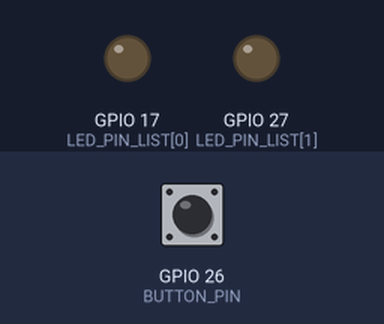
The program below on a simulated Raspberry Pi (BCM pin numbers). On the bench: output pins drawn as LEDs (lit = HIGH). Inputs (shaded band) come from the test bench; at power-on: GPIO 26 (BUTTON_PIN) LOW.

Above: at 1.2 s.
1.3 s: GPIO 26 (BUTTON_PIN) pulled HIGH for 0.15 s
At 1.9 s:
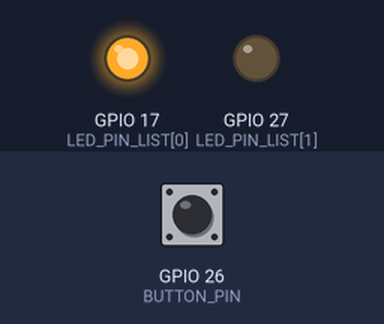
2.9 s: GPIO 26 (BUTTON_PIN) pulled HIGH for 1 s
At 4.3 s:
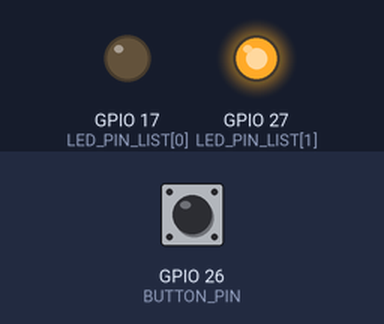
5.4 s: GPIO 26 (BUTTON_PIN) pulled HIGH for 3.2 s
At 6.3 s:
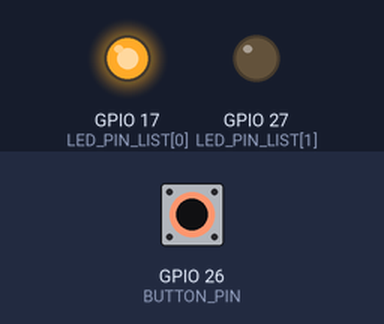
Timing chart, 0 to 8.4 s (numbered marks = the images above; inputs shaded):
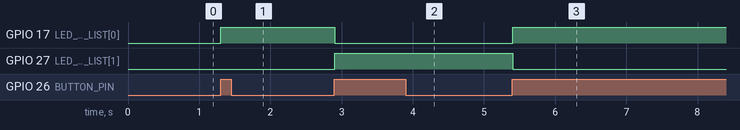

Measured:
- after the input at 1.3 s, GPIO 17 (LED_PIN_LIST[0]): LOW → HIGH at once
- after the input at 2.9 s, GPIO 17 (LED_PIN_LIST[0]): HIGH → LOW at once; GPIO 27 (LED_PIN_LIST[1]): LOW → HIGH at once
- after the input at 5.4 s, GPIO 17 (LED_PIN_LIST[0]): LOW → HIGH at once; GPIO 27 (LED_PIN_LIST[1]): HIGH → LOW at once

The program:

led_sensing.py
```python
import RPi.GPIO as GPIO
import time

LED_PIN_LIST = [17, 27]
BUTTON_PIN = 26

def power_on_selected_led_only(selected_led_pin):
    if selected_led_pin not in LED_PIN_LIST:
        return
    for pin in LED_PIN_LIST:
        if pin == selected_led_pin:
            GPIO.output(pin, GPIO.HIGH)
        else:
            GPIO.output(pin, GPIO.LOW)

GPIO.setmode(GPIO.BCM)
for pin in LED_PIN_LIST:
    GPIO.setup(pin, GPIO.OUT)
GPIO.setup(BUTTON_PIN, GPIO.IN)

for pin in LED_PIN_LIST:
    GPIO.output(pin, GPIO.LOW)

previous_button_state = GPIO.input(BUTTON_PIN)
led_index = 0

while True:
    time.sleep(0.01)
    button_state = GPIO.input(BUTTON_PIN)
    if button_state != previous_button_state:
        previous_button_state = button_state
        if button_state == GPIO.HIGH:
            power_on_selected_led_only(LED_PIN_LIST[led_index])
            led_index += 1
            if led_index >= len(LED_PIN_LIST):
                led_index = 0

GPIO.cleanup()
```
